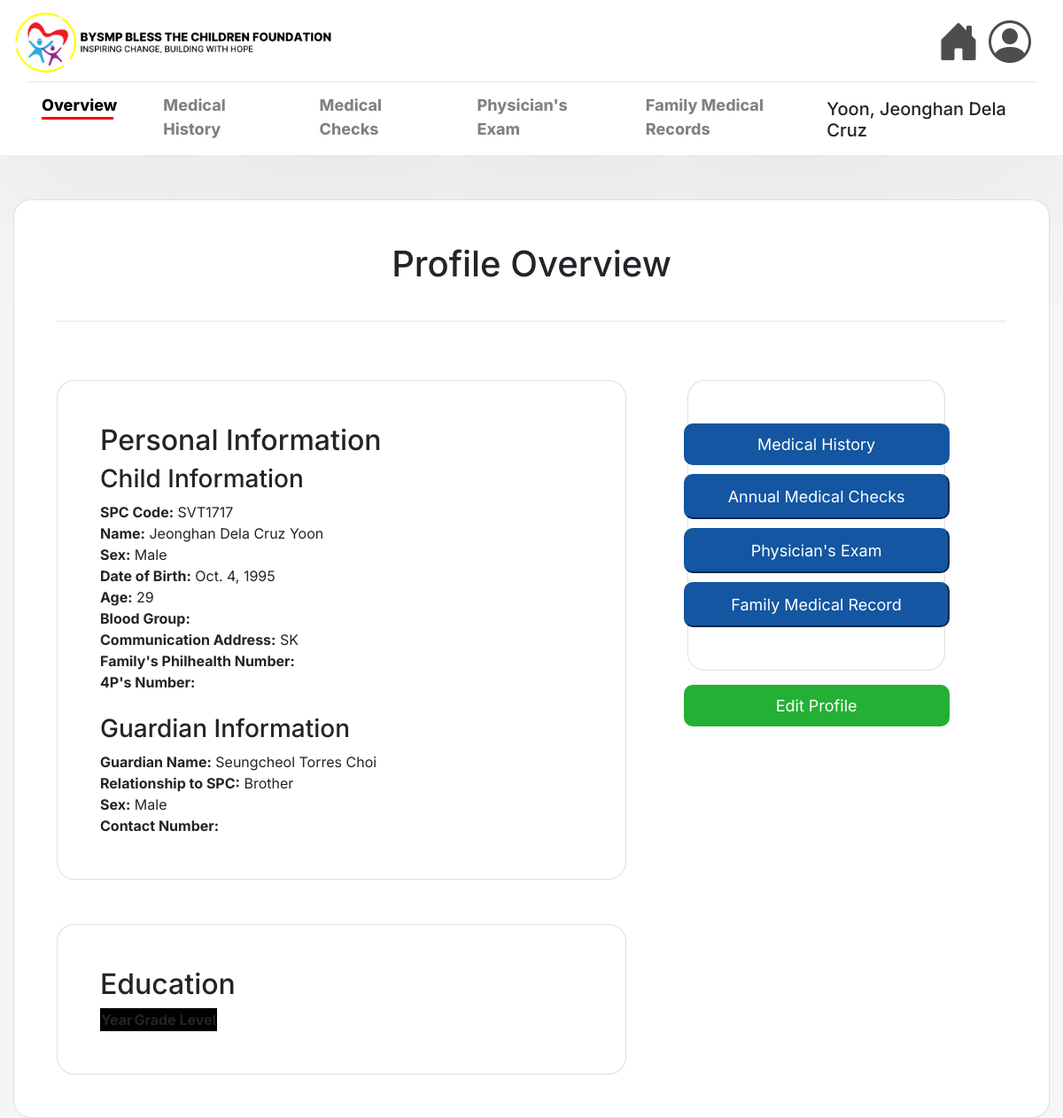
The app's page /view/6/ with its own data.
### msys42app/models.py (models this page shows, shortened)
class Child(models.Model):
    code = models.CharField(max_length=7, validators=[RegexValidator(regex=r'^[A-Za-z]{3}\d{4}$')], unique=True, null=False, blank=False)
    lastname = models.CharField(max_length=25, null=False, blank=False)
    firstname = models.CharField(max_length=50, null=False, blank=False)
    middlename = models.CharField(max_length=25, null=True)
    sex = models.CharField(max_length=6, choices=[('Male', 'Male'), ('Female', 'Female')], null=False, blank=False)
    birth = models.DateField(null=False, blank=False)
    blood_group = models.CharField(max_length=3, blank=True, null=True)
    address = models.TextField(max_length=255, null=False, blank=False)
    philhealth_number = models.CharField(max_length=14, validators=[MinLengthValidator(14)], blank=True, null=True)
    fourps_number = models.CharField(max_length=20, blank=True, null=True)
    guardian_lastname = models.CharField(max_length=25, null=False, blank=False)
    guardian_firstname = models.CharField(max_length=50, null=False, blank=False)
    guardian_middlename = models.CharField(max_length=25, null=True, blank=True)
    guardian_relationship = models.CharField(max_length=25, null=False, blank=False)
    guardian_sex = models.CharField(max_length=6, choices=[('Male', 'Male'), ('Female', 'Female')], null=False, blank=False)
    age = models.IntegerField(null=False, blank=False)

### msys42app/views.py (the view)
# urls.py: path('view/<int:pk>/', views.view_child_profile, name='view_child_profile'),
def view_child_profile(request, pk):
    child = get_object_or_404(Child, pk=pk)
    numbers = ContactNumber.objects.filter(child=child)
    return render(request, 'msys42app/view_cp.html', {'child': child, 'contacts':numbers })

### msys42app/templates/msys42app/view_cp.html
{% extends 'msys42app/base.html' %}
{% load static %}
{% block navbar %}
<hr class="w-100 my-1">
<nav style="display: flex; justify-content: space-between; align-items: flex-end; padding-left: 0 ;padding: 0; width: 100%; position: sticky;">
    <ul style="display: flex; gap: 20px; list-style: none; padding: 0; margin: 0; ">
        <li class="nav-item">
            <a class="nav-link active" href="{% url 'view_child_profile' pk=child.id %}" style="color: rgb(0, 0, 0); font-weight: 780; font-size: large; position: relative; padding-bottom: 0px;">
                Overview
                <span style="display: block; width: 81px; height: 3px; background-color: red; position: center; bottom: -3px; left: 0;"></span>
            </a>
        </li>
        <li class="nav-item">
            <a class="nav-link" href="{% url 'view_medical_history' child.id %}" style="color: gray; font-weight: 750; font-size: large;"> Medical History </a>
        </li>
        <li class="nav-item">
            <a class="nav-link" href="#" style="color: gray; font-weight: 750; font-size: large;">Medical Checks</a>
        </li>
        <li class="nav-item">
            <a class="nav-link" href="#" style="color: gray; font-weight: 750; font-size: large;">Physician's Exam</a>
        </li>
        <li class="nav-item">
            <a class="nav-link" href="#" style="color: gray; font-weight: 750; font-size: large;">Family Medical Records</a>
        </li>
    </ul>
    <h5> {{child.lastname}}, {{child.firstname}} {{child.middlename}} </h5>
</nav>
{% endblock %}
{% block content %}
<div class="container-fluid" style="min-height: 100vh; display: flex; justify-content: center; align-items: top;">
    <div class="card p-5" style="border-radius: 20px; width: 100%; max-width: 1500px;">
        <h1 class="text-center mb-4">Profile Overview</h1>
        <hr>
        <div class="d-flex justify-content-between">
            <div class="card p-5 me-3" style="border-radius: 20px; width: 60%; max-width: 1000px;">
                <h2> Personal Information </h2>
                <h3> Child Information </h3>
                <div class="info">
                    <strong>SPC Code:</strong> {{child.code}}<br>
                    <strong>Name:</strong> {{child.firstname}} {{child.middlename}} {{child.lastname}}<br>
                    <strong>Sex:</strong> {{child.sex}}<br>
                    <strong>Date of Birth:</strong> {{child.birth}}<br>
                    <strong>Age:</strong> {{child.age}}<br>
                    <strong>Blood Group:</strong> {{child.blood_group}}<br>
                    <strong>Communication Address:</strong> {{child.address}}<br>
                    <strong>Family's Philhealth Number:</strong> {{child.philhealth_number}}<br>
                    <strong>4P's Number:</strong> {{child.fourps_number}}<br>
                </div>
                <br>
                <h3> Guardian Information </h3>
                <div class="info">
                    <strong>Guardian Name:</strong> {{child.guardian_firstname}} {{child.guardian_middlename}} {{child.guardian_lastname}}<br>
                    <strong>Relationship to SPC:</strong> {{child.guardian_relationship}}<br>
                    <strong>Sex:</strong> {{child.guardian_sex}}<br>
                    <strong>Contact Number:</strong> {{number.number}}<br>
                </div>
            </div>
            <div class="container-fluid d-flex flex-column align-items-center" style="width: 30%;">
                <div class="card p-5" id="health_buttons" style="border-radius: 20px; align-items: center; gap: 10px; height: fit-content;">
                    <a href="{% url 'view_medical_history' child.id %}"  class="button"  style="border-radius: 10px; border-color: #1456A1;
                    background-color: #1456A1; color: white; padding: 10px; font-size: large; width: 300px; text-align: center; display: inline-block; text-decoration: none;">
                    Medical History
                    </a>
                <button class="button" style="border-radius: 10px; border-color: #1456A1; background-color: #1456A1; color: white; padding: 10px; font-size: large; width: 300px;">Annual Medical Checks</button>
                <button class="button" style="border-radius: 10px; border-color: #1456A1; background-color: #1456A1; color: white; padding: 10px; font-size: large; width: 300px;">Physician's Exam</button>
                <button class="button" style="border-radius: 10px; border-color: #1456A1; background-color: #1456A1; color: white; padding: 10px; font-size: large; width: 300px;">Family Medical Record</button>
                </div>
                <div class="mt-3">
                    <a href="{% url 'edit_child_profile' pk=child.pk %}"
                       style="border-radius: 10px; border-color: #23B034; background-color: #23B034;
                              color: white; padding: 10px 50px; font-size: large; width: 300px;
                              text-align: center; display: inline-block; text-decoration: none;">
                        Edit Profile
                    </a>
                </div>
            </div>
        </div>
        <div class="card p-5 me-3" style="border-radius: 20px; width: 60%; max-width: 1000px;">
            <h2> Education </h2>
            <div class="educ_info">
                <table>
                    <thead>
                        <tr>
                            <th>Year</th>
                            <th>Grade Level</th>
                        </tr>
                    </thead>
            </div>
        </div>
    </div>
</div>
{% endblock %}

### msys42app/static/style.css (style rules this page uses)
body { background-color: #f5f5f5; }
.card { background-color: white; height: auto; width: 100%; max-width: 800px; margin-top: 50px; border-radius: 20px; padding: 20px; }
table { background-color: black; }

### records on screen
Child: lastname "Yoon", firstname "Jeonghan", middlename "Dela Cruz", code "SVT1717", sex "Male", birth "Oct. 4, 1995", age "29", address "SK", guardian_firstname "Seungcheol", guardian_middlename "Torres", guardian_lastname "Choi", guardian_relationship "Brother", guardian_sex "Male"
